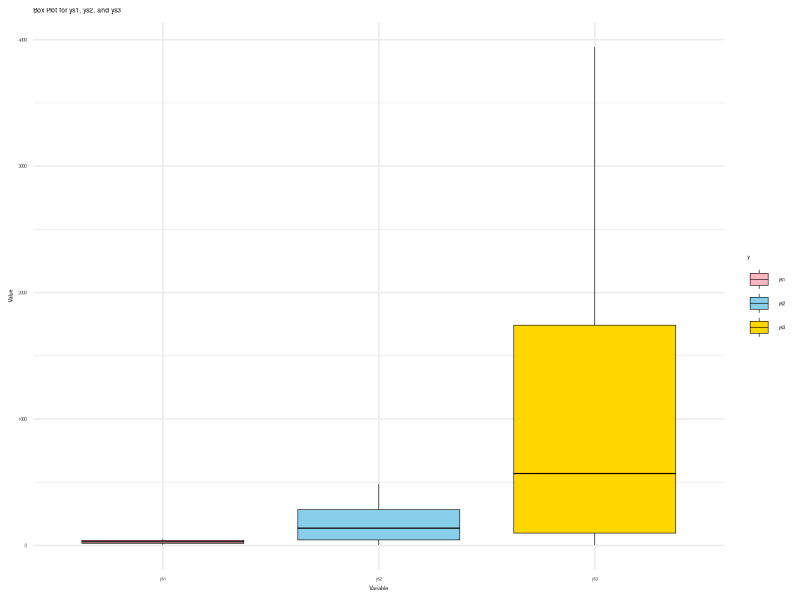

Generate this figure with R:
# Load required libraries
library(readr)
library(tidyr)
library(ggplot2)

# Read data from CSV file
series <- read_csv(
  "series.csv",
  show_col_types = FALSE)

# Melt the series to long format for boxplot
series_longer <- series %>%
  gather(key = "y", value = "value", -xs)

# Define custom colors (unused)
custom_colors <- c("red", "green", "blue")

# Define softer colors
# Light pink, Sky blue, Gold
soft_colors <- c("#FFB6C1", "#87CEEB", "#FFD700")

# Create boxplot using ggplot2 with custom colors
plot <- ggplot(
    series_longer,
    aes(x = y, y = value, fill = y)) +
  geom_boxplot(color = "black", linewidth= 0.2) +
  scale_fill_manual(values = soft_colors) +
  labs(
    x = "Variable", y = "Value",
    title = "Box Plot for ys1, ys2, and ys3") +
  theme_minimal() +
  theme(
    text = element_text(size = 4))

# Save plot as PNG
ggsave("81a-boxplot.png", plot,
  width = 800, height = 400, units = "px")
